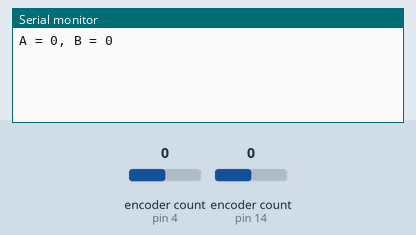
Simulated run of this sketch. Board: Arduino Uno, built with avr-gcc and run on an emulated ATmega328P. Parts: the last lines printed to the serial monitor. The inputs (shaded band) are chosen by the test bench; at power-on: encoder count (sensors on pin 4, pin 14) 0.

Above: at 1.2 s.
1.3 s: encoder count (sensor on pin 4) set to 1
At 2.5 s:
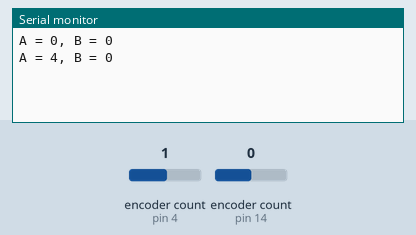
2.8 s: encoder count (sensor on pin 14) set to 1
At 3.7 s:
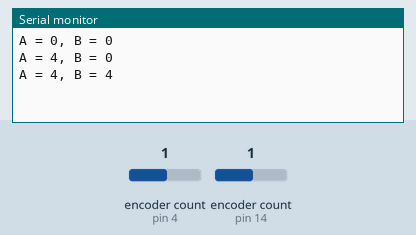
4.3 s: encoder count (sensor on pin 4) set to 2
At 4.8 s:
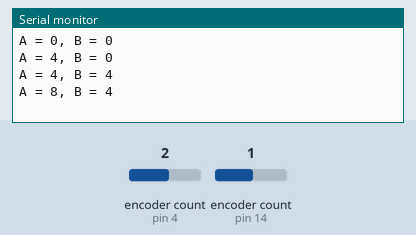
5.8 s: encoder count (sensor on pin 14) set to 2
At 7.2 s:
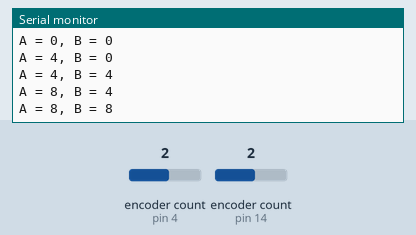
Timing chart, 0 to 8.3 s (numbered marks = the images above; inputs shaded):
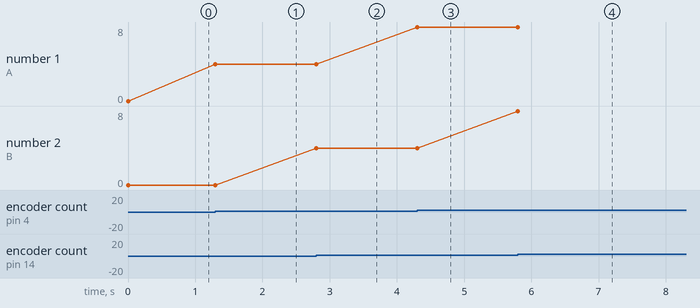

The sketch:

Bench_test_full_setup_v5_encoders_only.ino
```cpp
/*
 *   Works as is. Raises until -1 on encoder, raises until 500
 *   Still have memory error for chip. M+aybe the chip was killed by an encoder on the same transmission port
 *     It sent garbled data to the terminal before failing.
 *     Check this https://github.com/esp8266/Arduino/issues/770
 *     Ran chip for a while and now it is having same issue. Could be encoder position on D0? or lack of additional 5v power?
 *     Caused by trying to call the knobA.read() value too quickly. Added a 5ms delay and works great
 *   D4, GPIO2 also turns on LED when connected to encoder
 *   Error while trying to run ((knobA.read() <= -1) || (millis()-time1>9000))
 *     Could be connection pins for knobA??
 *     Switching to knobB didn't help
 *     Removing knobA.read() didn't help
 *   Got same memory error when only encoders were plugged in (D1-D4 and grounds)
*/
#include <Encoder.h>

/*
 NodeMCU V1.0
 Board pin names to IOs
 D0 - GPIO16
 D1 - GPIO5
 D2 - GPIO4 (PWM)
 D3 - GPIO0
 D4 - GPIO2
 3V3
 GND
 D5 - GPIO14 (PWM)
 D6 - GPIO12 (PWM)
 D7 - GPIO13
 D8 - GPIO15 (PWM)
 RX - GPIO3
 TX - GPIO1
 GND
 3V3
 A0 - ADC0
 SD3 - GPIO9
 SD2 - GPIO10
*/

// Change these pin numbers to the pins connected to your encoder.
//   Best Performance: both pins have interrupt capability
//   Good Performance: only the first pin has interrupt capability
//   Low Performance:  neither pin has interrupt capability
Encoder knobA(4, 5);      // checking on D1,D3 to see if it works     // D1, D2
Encoder knobB(14, 12);    // D5, D6   (on NodeMCU v1, D3,D4,D5,D6 work for encoder (but D4 won't allow for booting when plugged in))
//   avoid using pins with LEDs attached

/*
Testing interrupt pins
WORKED

DIDN"T WORK
Using 0,2,15 as Inputs is tricky (https://www.forward.com.au/pfod/ESP8266/GPIOpins/index.html)

    0  1  2  3  4  5  6  7  8  9 10 11 12 13 14 15 16
0      N  Y*    1* 1*
1         N  N
2            N
3                                          1*
4                  Y
5                                             N
6
7
8
9
10
11
12                                         Y  Y  N  N*
13
14
15
16

* 0,2 Works but has been tempermental (particularly at startup, doesn't allow normal non-USB connected boot)
* 12,16 turns on LED based on input values
* Using TX causes text errors
* 1* triggers but doesn't change value (stays -1 or 0, or 1 and 2 )
*/

void setup()
{
  Serial.begin(115200); // Starts the serial communication
}

// Encoder setting
long positionA  = -999;
long positionB = -999;


void loop()
{
  // Set A and B encoders
  long newA, newB;
  newA = knobA.read();
  newB = knobB.read();
  if (newA != positionA || newB != positionB) {
    Serial.print("A = ");
    Serial.print(newA);
    Serial.print(", B = ");
    Serial.print(newB);
    Serial.println();
    positionA = newA;
    positionB = newB;
  }
  /*
  // if a character is sent from the serial monitor,
  // reset both back to zero.
  if (Serial.available()) {
    Serial.read();
    Serial.println("Reset both knobs to zero");
    knobA.write(0);
    knobB.write(0);
  }
  */
}
```

Measured:
- after the input at 1.3 s, the serial monitor: prints a new line at once (image 1)
- after the input at 2.8 s, the serial monitor: prints a new line at once (image 2)
- after the input at 4.3 s, the serial monitor: prints a new line at once (image 3)
- after the input at 5.8 s, the serial monitor: prints a new line at once (image 4)
- plotted number 1: 0 → 4 after the input at 1.3 s, 4 → 8 after the input at 4.3 s
